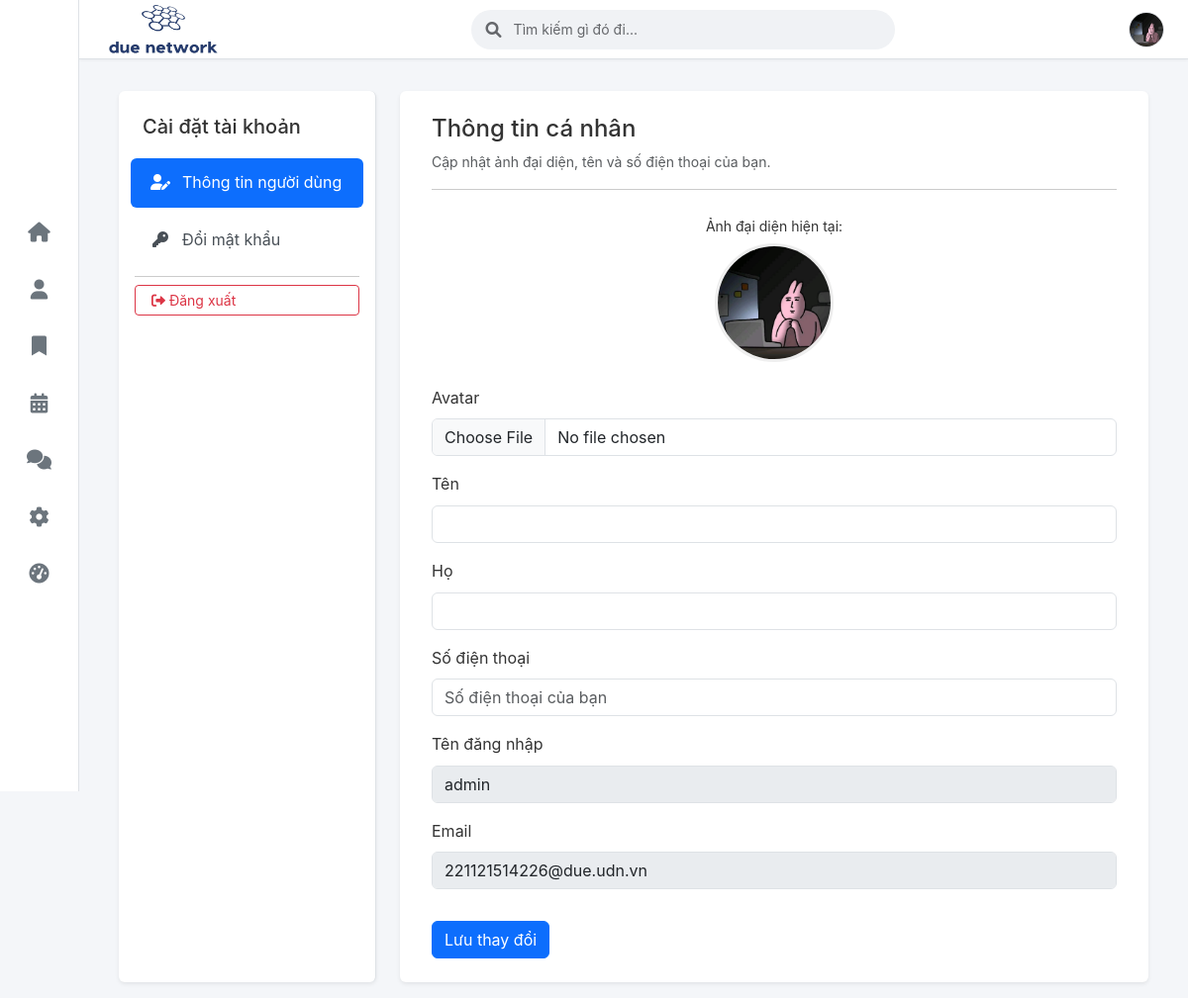
The app's page /settings/profile/ (signed in) with its own data.
### core/models.py (models this page shows, shortened)
class CustomUser(AbstractUser):
    ROLE_CHOICES = (
        ('user', 'User'),
        ('mod', 'Mod'),
        ('admin', 'Admin'),
    )
    email = models.EmailField(
        _('email address'),
        unique=True,
        validators=[validate_due_email] # Yêu cầu email DUE [cite: 2]
    )
    phone_number = models.CharField(max_length=15, blank=True, null=True) # Không bắt buộc [cite: 2]
    avatar = models.ImageField(upload_to='avatars/', null=True, blank=True, default='avatars/default_avatar.png')
    role = models.CharField(max_length=10, choices=ROLE_CHOICES, default='user')
    objects = CustomUserManager()
    groups = models.ManyToManyField(
        Group,
        verbose_name=_('groups'),
        blank=True,
        help_text=_(
            'The groups this user belongs to. A user will get all permissions '
            'granted to each of their groups.'
        ),
        related_name="customuser_groups",
        related_query_name="customuser",
    )
    user_permissions = models.ManyToManyField(
        Permission,
        verbose_name=_('user permissions'),
        blank=True,
        help_text=_('Specific permissions for this user.'),
        related_name="customuser_permissions",
        related_query_name="customuser",
    )

class Profile(models.Model):
    user = models.OneToOneField(settings.AUTH_USER_MODEL, on_delete=models.CASCADE)
    avatar = models.ImageField(upload_to='avatars/', null=True, blank=True, default='avatars/default_avatar.png')

### core/views.py (the view)
# urls.py: path('settings/profile/', views.user_info_update_view, name='settings_user_info'),
@login_required
def user_info_update_view(request):
    profile_instance = request.user.profile # Lấy profile của user hiện tại
    if request.method == 'POST':
        form = CustomUserChangeForm(request.POST, request.FILES, instance=profile_instance) # Hoặc instance=request.user nếu avatar ở CustomUser
        if form.is_valid():
            form.save() # Lưu form (và file ảnh nếu có)
            messages.success(request, "Thông tin cá nhân và ảnh đại diện đã được cập nhật.")
            return redirect('settings_user_info') # Redirect lại chính trang đó để thấy thay đổi
        else:
            messages.error(request, "Cập nhật thất bại. Vui lòng kiểm tra lại thông tin.")
    else:
        form = CustomUserChangeForm(instance=profile_instance) # Hoặc instance=request.user
        form.fields['email'].disabled = True
        form.fields['username'].disabled = True
    return render(request, 'core/settings/user_info_form.html', {
        'form': form,
        'sub_page_title': 'Thông tin người dùng'
    })

### core/templates/core/settings/user_info_form.html (shortened to what this page needs)
{% extends "core/settings/settings_base.html" %}
{% load crispy_forms_tags %}
{% block settings_page_content %}
    <h4>Thông tin cá nhân</h4>
    <p class="text-muted small">Cập nhật ảnh đại diện, tên và số điện thoại của bạn.</p>
    <hr class="mt-2 mb-4">
    <form method="POST" action="{% url 'settings_user_info' %}" enctype="multipart/form-data">
        {% if form.instance.avatar and form.instance.avatar.url %}
            <div class="mb-3 text-center">
                <p class="mb-1"><small>Ảnh đại diện hiện tại:</small></p>
                <img src="{{ form.instance.avatar.url }}" alt="Ảnh đại diện của {{ user.username }}" class="rounded-circle mb-2" style="width: 120px; height: 120px; object-fit: cover; border: 3px solid #eee;">
            </div>
        {% endif %}
        {{ form|crispy }}
        <button type="submit" class="btn btn-primary mt-3">Lưu thay đổi</button>
    </form>
{% endblock %}

### core/templates/core/partials/_navbar.html (shortened to what this page needs)
{% load static %}
<nav class="navbar navbar-expand-lg navbar-light bg-white border-bottom sticky-top">
    <div class="container-fluid px-4">
        <a class="navbar-brand" href="{% url 'home' %}">
            <img src="{% static 'core/images/due_network_logo_small.png' %}" alt="DUE Network" height="55" width="120">
        </a>
        <div class="search-container mx-auto">
            <form action="{% url 'search' %}" method="GET" role="search">
                <div class="search-wrapper">
                    <i class="fas fa-search search-icon"></i>
                    <input type="search" name="q" placeholder="Tìm kiếm gì đó đi..." value="{{ request.GET.q }}">
                </div>
            </form>
        </div>
        <div class="user-profile">
            {% if user.is_authenticated %}
            <div class="dropdown">
                <a class="profile-link" href="#" id="navbarDropdownUser" role="button" data-bs-toggle="dropdown" aria-expanded="false">
                    {% if user.profile and user.profile.avatar and user.profile.avatar.name %}
                        <img src="{{ user.profile.avatar.url }}" alt="{{ user.username }}" class="rounded-circle">
                    {% else %}
                        <img src="{% static 'core/images/default_placeholder_avatar.png' %}" alt="{{ user.username }}" class="rounded-circle">
                    {% endif %}
                </a>
            </div>
            {% endif %}
        </div>
    </div>
</nav>

### core/static/core/css/style.css (style rules this page uses)
body { font-family: 'Inter', -apple-system, BlinkMacSystemFont, "Segoe UI", Roboto, "Helvetica Neue", Arial, "Noto Sans", sans-serif, "Apple Color Emoji", "Segoe UI Emoji", "Segoe UI Symbol", "Noto Color Emoji"; background-color: #f4f6f9; color: #333; line-height: 1.6; }
a { color: #0d6efd; text-decoration: none; }

### core/templates/core/partials/_navbar.html (style rules this page uses)
.navbar { height: 60px; padding: 0; box-shadow: 0 1px 3px rgba(0,0,0,0.05); }
.search-container { width: 40%; max-width: 500px; }
.search-wrapper { position: relative; width: 100%; background-color: #f0f2f5; border-radius: 20px; display: flex; align-items: center; padding: 0 15px; }
.search-icon { color: #65676b; margin-right: 10px; }
.search-wrapper input { width: 100%; height: 40px; background: transparent; border: none; outline: none; font-size: 14px; color: #050505; }
.search-wrapper input::placeholder { color: #65676b; }
.user-profile { display: flex; align-items: center; }
.profile-link { display: flex; align-items: center; justify-content: center; }
.profile-link img { width: 36px; height: 36px; border: 1px solid #e4e6eb; }

### records on screen
CustomUser: profile.avatar (picture), username "admin", email "221121514226@due.udn.vn"
Profile: instance.avatar (picture)
